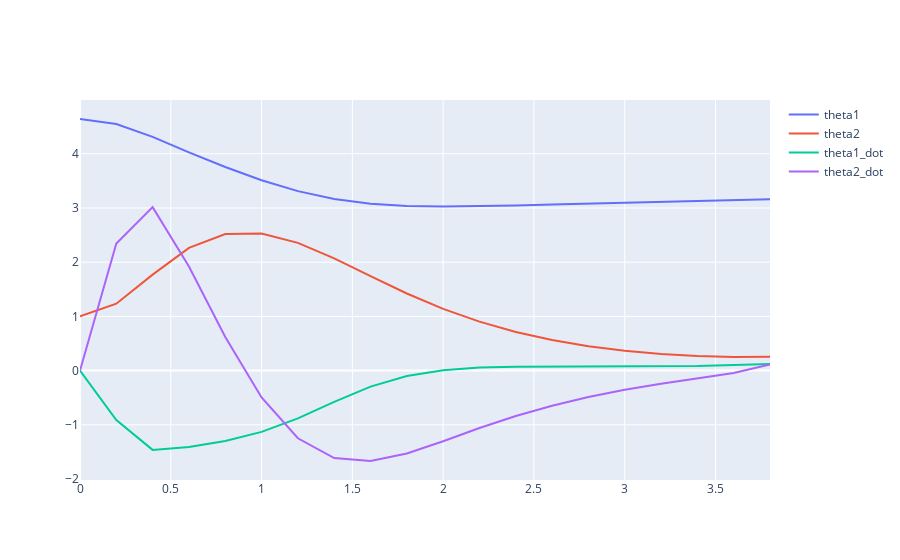

Notebook cell for this chart:
### Code cell
x0 = torch.Tensor([np.pi+1.5, 1., 0., 0.]).double()
v, res = V(x0)
sys.plot_result(res).show()
